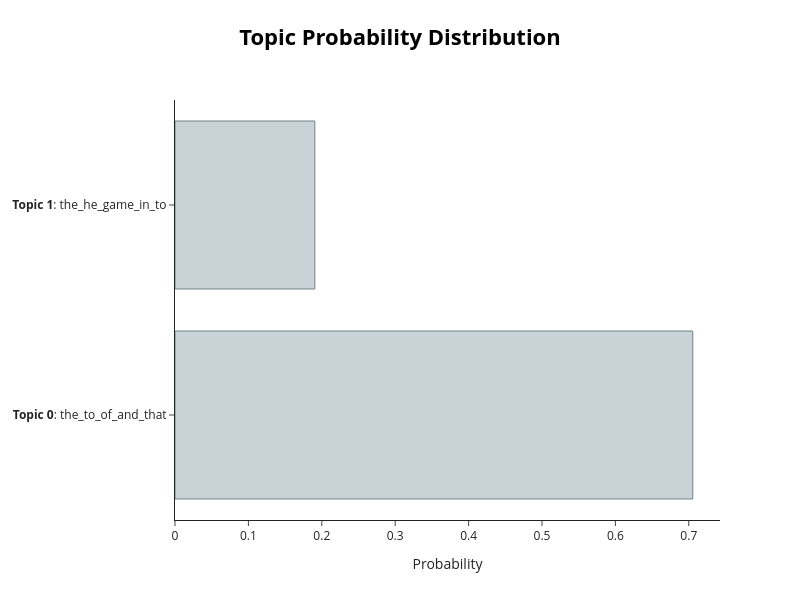

The code cell stored with this chart in its notebook:
### Code cell
model.visualize_distribution(probs[0])

### Figure 1 — Plotly figure (JSON) as saved in the notebook; plotly's stock layout.template omitted (floating-point values rounded to 4 significant figures)
{"data": [{"marker": {"color": "#C8D2D7", "line": {"color": "#6E8484", "width": 1}}, "orientation": "h", "type": "bar", "x": [0.7054, 0.1905], "y": ["<b>Topic 0</b>: the_to_of_and_that", "<b>Topic 1</b>: the_he_game_in_to"]}], "layout": {"height": 600, "hoverlabel": {"bgcolor": "white", "font": {"family": "Rockwell", "size": 16}}, "title": {"font": {"color": "Black", "size": 22}, "text": "<b>Topic Probability Distribution</b>", "x": 0.5, "xanchor": "center", "y": 0.95, "yanchor": "top"}, "width": 800, "xaxis": {"title": {"text": "Probability"}}}}
